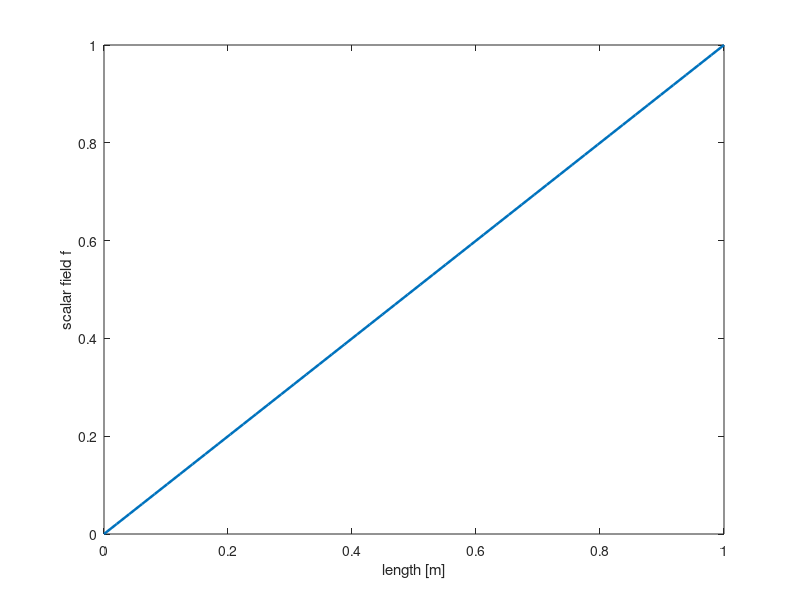

Write MATLAB code to recreate this figure.
% 1D Poisson equation
% Finite difference method
clc; close all; clear all;

% Data
L = 1;          % Length of  the domain
fleft = 0;      % Boundary condition f(x=0) = 0
fright = 1;     % Boundary Condition f(x=1) = 1
S = 0;          % source term of the Poisson equation: laplacian(f) = S = 0

% Parameters for the iterative solution
maxiter = 10000;        % Maximum number of iterations to run
tolerance = 1e-3;       % Tolerance used to decide if the iterative solution converged
beta = 1.9;             % Over Relaxation parameter (for SOR method)

% Mesh
nx = 50;                % Number of points that discretize the 1D domain
h = L/(nx-1);           % Distance between two consecutive points
x = linspace(0,L,nx);   % Vector with coordinates of the points used to discretized x

% Create fields
f = zeros(1,nx);

% Set Boundary Conditions
% Since the FDM is used, the boundary conditions are directly imposed on
% the function f at the point belonging to the boundaries of the domain1
f(1) = fleft;
f(end) = fright;

% Iterative solution loop
% Loop from iteration 1 to the user-provided maximum number of iterations
for iter=1:maxiter
    
    % Store f at the previous iteration (just for Jacobi Method)
    fo = f;

    % Loop over all the internal points
    for i=2:nx-1
        f(i) = 0.5*(fo(i+1)+fo(i-1)-S*h^2);                     % Jacobi Method
        %f(i) = 0.5*(f(i+1)+f(i-1)-S*h^2);                       % Gauss-Seidel
        %f(i) = 0.5*beta*(f(i+1)+f(i-1)-S*h^2) + (1-beta)*f(i);  % SOR
    end

    % Compute residual:
    % Residual = |laplacian(f) - S|
    %          = | (f(i+1) + f(i-1) -2*f(i))/h^2 - S | <= tolerance
    res = 0;
    for i=2:nx-1
        res = res + abs( (f(i+1)+f(i-1)-2*f(i))/h^2 -S );
    end

    % Normalize residual with the number of points
    % in order to find the residual in the single point
    res = res/(nx-2);

    % If the residual is smaller than the user-defined tolerance
    if (res <= tolerance)
        % Leave the for loop
        break;
    end

    % If the maximum number of iteration was reached print this message
    % which tells you that the system did not converge
    if (iter==maxiter-1)
        fprintf("Maximum number of iterations reached\n");
    end
end

% Plot the solution: function f in every point x
plot(x,f,"LineWidth",1.8);
xlabel("length [m]");
ylabel("scalar field f");

% Print the number of iterations that were used to convergence
fprintf("Number of iterations = %d\n", iter);
